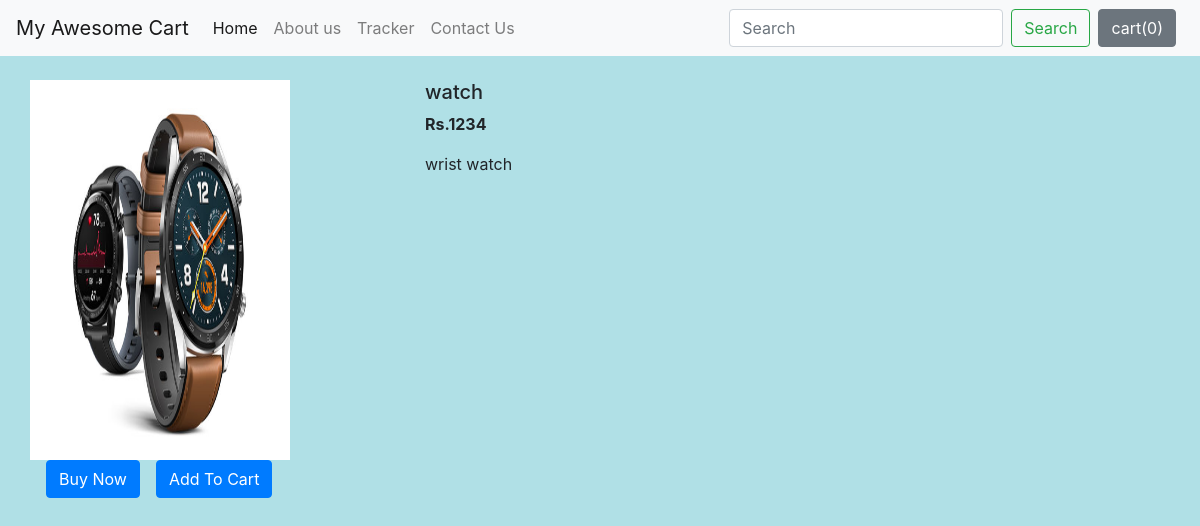
The page /shop/products/1 on the database its author committed.
### shop/models.py (models this page shows, shortened)
class Product(models.Model):
    product_id = models.AutoField
    product_name = models.CharField(max_length=50)
    category = models.CharField(max_length=50, default="")
    subcategory = models.CharField(max_length=50, default="")
    price = models.IntegerField(default=0)
    desc = models.CharField(max_length=300)
    pud_date = models.DateField()
    image = models.ImageField(upload_to="image", default="")

### shop/views.py (the view)
# urls.py: path("products/<int:myid>", views.productView, name="Product"),
def productView(request, myid):
    product = Product.objects.filter(id=myid)
    return render(request,"shop/productView.html", {'product':product[0]})

### shop/templates/shop/productView.html (shortened to what this page needs)
{% extends 'shop/basic.html' %}
{% block body %}
<div class = "container my-4">
    <div class="row">
    <div class="col-md-4">
        <div class="row">
            <img src="/media/{{product.image}}" width="260px" height="380px">
        </div>
        <div class="row">
            <button class="btn btn-primary mx-3">Buy Now</button>
            <button class="btn btn-primary">Add To Cart</button>
        </div>
    </div>
    <div class="col-md-8">
        <h5>{{product.product_name}}</h5>
        <p><b>Rs.{{product.price}}</b></p>
        <p>{{product.desc}}</p>
    </div>
    </div>
</div>
{% endblock %}

### rows shown on the page
Product: image (picture), product_name "watch", price "1234", desc "wrist watch"
